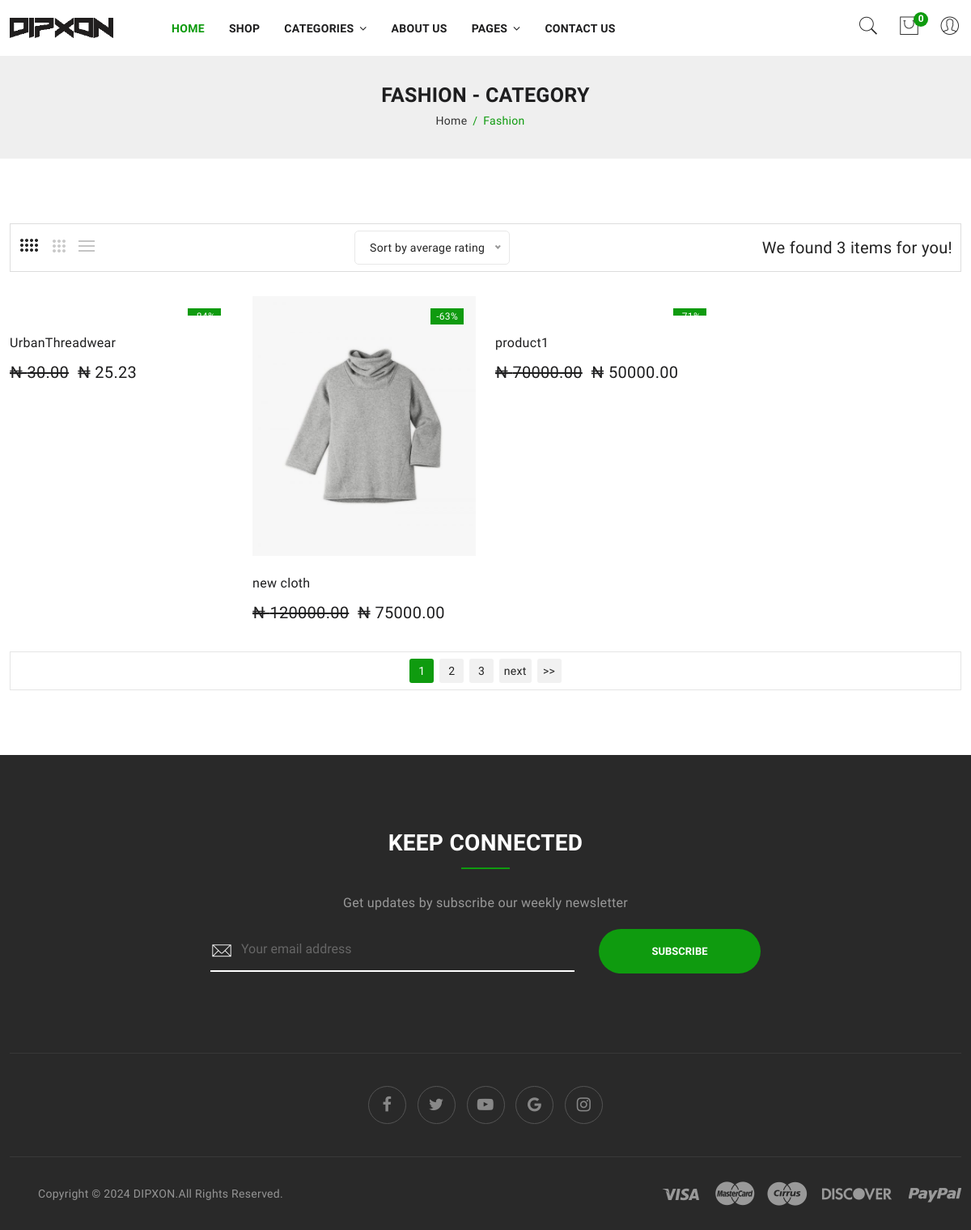
The app's page /category/cat453ebg5bc3/, older data.
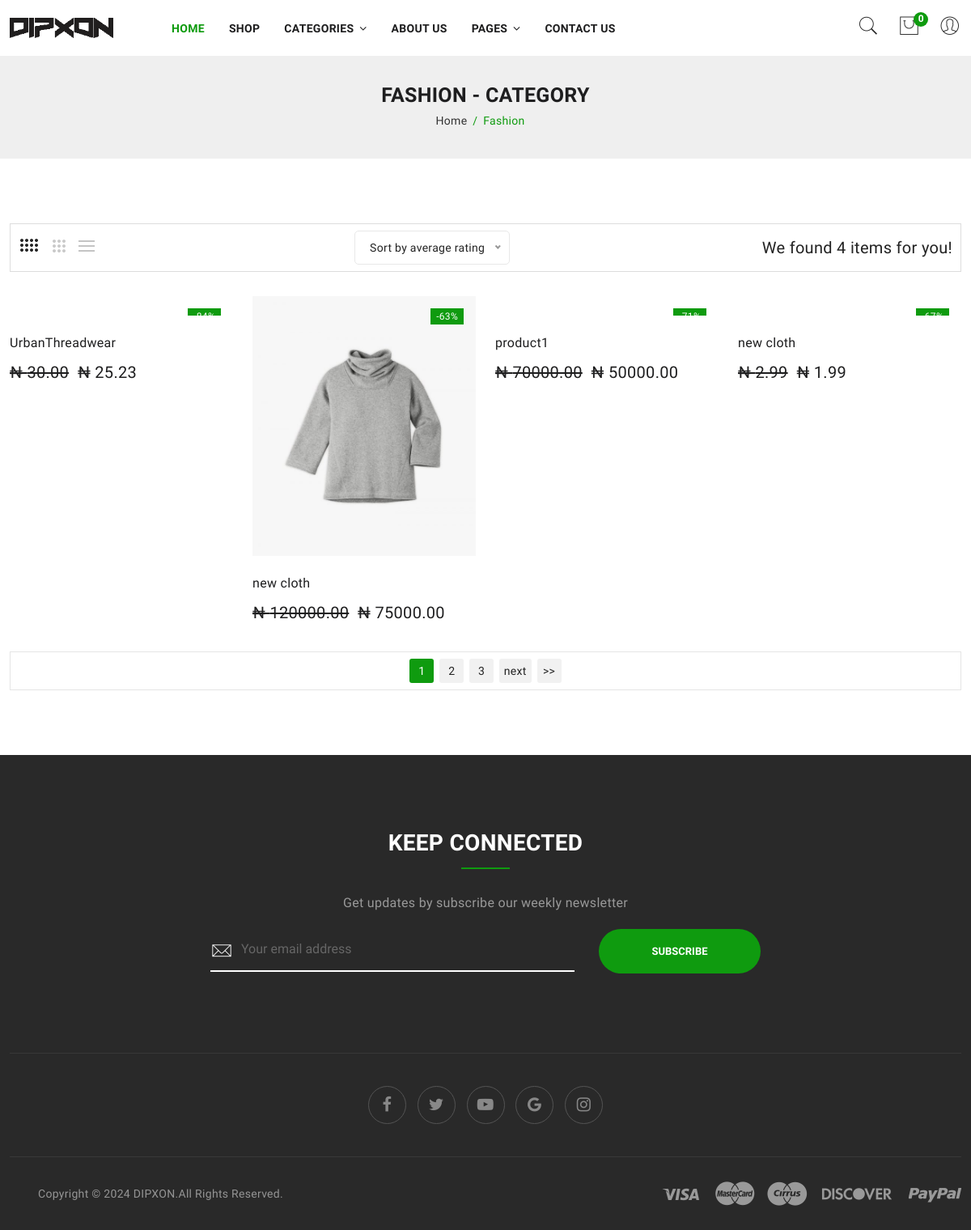
The same page, newer data.
### dipapp/models.py (models this page shows, shortened)
class Product(models.Model):
    pid                 = ShortUUIDField(unique = True,
                                         length = 10,
                                         max_length = 20,
                                         alphabet="abcbefghi12345")
    user                = models.ForeignKey(User,
                                            on_delete = models.SET_NULL,
                                            null = True)
    category            = models.ForeignKey(Category,
                                            on_delete = models.SET_NULL,
                                            null = True, related_name='category')
    vendor            = models.ForeignKey(Vendor,
                                            on_delete = models.SET_NULL,
                                            null = True)
    title               = models.CharField(max_length = 100,
                                           default = "new cloth")
    image               = models.ImageField(upload_to=user_directory_path,
                                            default="product.jpg")
    description         = RichTextUploadingField(null = True,
                                           blank = True,
                                           default = "Porduct")
    price               = models.DecimalField(max_digits=9999999999999999,
                                              decimal_places = 2,
                                              default = "1.99")
    old_price           = models.DecimalField(max_digits=9999999999999999,
                                              decimal_places = 2,
                                              default = "2.99")
    specifications      = RichTextUploadingField(null = True,
                                           blank = True)
    type               = models.CharField(max_length = 100,
                                           default = "Silk-blend",
                                           null = True,
                                           blank = True)
    stock_count               = models.CharField(max_length = 100,
                                           default = "10",
                                           null = True,
                                           blank = True)
    product_status      = models.CharField(choices = STATUS,
                                      max_length = 10,
                                      default="in_review")
    status              = models.BooleanField(default=True)
    in_stock            = models.BooleanField(default=True)
    featured            = models.BooleanField(default=False)
    digital             = models.BooleanField(default=False)
    sku                 = ShortUUIDField(unique = True,
                                         length = 4,
                                         prefix ="sku",
                                         max_length = 10,
                                         alphabet="1234567890")
    date                = models.DateTimeField(auto_now_add = True)
    updated             = models.DateTimeField(null = True, blank = True)
    tags                = TaggableManager(blank = True)
    class Meta:
        verbose_name_plural = "Products"
    def get_percentage(self):
        new_price = (self.price / self.old_price) * 100
        return new_price

### dipapp/views.py (the view)
# urls.py: path('category/<cid>/', views.category_product_list_view, name="category-product-list"),
def category_product_list_view(request, cid):
    category = Category.objects.get(cid = cid)
    products = Product.objects.filter(product_status ="published", category = category)
    context = {
        'category': category,
        'products': products,
    }
    return render(request, 'dipapp/category-product-list.html', context)

### dipapp/context_processor.py (called while the page is built)
def default(request):
    categories = Category.objects.all()
    address = None  # Initialize address with None
    if request.user.is_authenticated:
        try:
            address = Address.objects.get(user=request.user)
        except Address.DoesNotExist:
            pass
    cart_total_amount = 0
    if 'cart_data_obj' in request.session:
        for p_id, item in request.session['cart_data_obj'].items():
            cart_total_amount += int(item['qty']) * float(item['price']) # getting the quantity of each products, multiplying each items. quantity multiply by it price
    return {
        'categories': categories,
        'address': address,
    }

### dipapp/templates/dipapp/category-product-list.html (shortened to what this page needs)
{% extends "base.html" %}
{% load static %}
{% block content %}
    <div class="breadcrumbs_area">
        <div class="container">
            <div class="row">
                <div class="col-12">
                    <div class="breadcrumb_content">
                        <h3>{{category.title}} - Category</h3>
                        <ul>
                            <li><a href="{% url "home" %}">home</a></li>
                            <li>{{category.title}}</li>
                        </ul>
                    </div>
                </div>
            </div>
        </div>
    </div>
    <div class="shop_area shop_fullwidth mb-80">
        <div class="container">
            <div class="row">
                <div class="col-12">
                    <div class="shop_toolbar_wrapper">
                        <div class="shop_toolbar_btn">
                            <button data-role="grid_4" type="button"  class="active  btn-grid-4" data-bs-toggle="tooltip" title="4"></button>
                            <button data-role="grid_3" type="button" class=" btn-grid-3" data-bs-toggle="tooltip" title="3"></button>
                            <button data-role="grid_list" type="button"  class="btn-list" data-bs-toggle="tooltip" title="List"></button>
                        </div>
                        <div class=" niceselect_option">
                        </div>
                        <div class="page_amount">
                            <p class="h5">We found {{ products.count }} item{{ products.count|pluralize:'s' }} for you!</p>
                        </div>
                    </div>
                     <div class="row shop_wrapper">
                        {% for p in products %}
                        <div class="col-lg-3 col-md-4 col-sm-6 col-12 ">
                            <div class="single_product">
                                <div class="product_thumb">
                                    <a class="primary_img" href="{% url 'product_detail' p.pid %}">
                                        <img src="{{ p.image.url }}" alt=""></a>
									<div class="label_product">
										<span class="label_sale">-{{p.get_percentage|floatformat:0}}&#37;</span>
									</div>
                                </div>
                                <div class="product_content grid_content">
                                    <div class="product_content_inner">
										<h4 class="product_name"><a href="{% url 'product_detail' p.pid %}">{{p.title}}</a></h4>
										<div class="price_box">
											<span class="old_price">&#x20A6; {{p.old_price}}</span>
											<span class="current_price">&#x20A6; {{p.price}}</span>
										</div>
									</div>
                                </div>
                            </div>
                        </div>
                        {% endfor %}
                    </div>
                    <div class="shop_toolbar t_bottom">
                        <div class="pagination">
                            <ul>
                                <li class="current">1</li>
                                <li><a href="#">2</a></li>
                                <li><a href="#">3</a></li>
                                <li class="next"><a href="#">next</a></li>
                                <li><a href="#">>></a></li>
                            </ul>
                        </div>
                    </div>
                </div>
            </div>
        </div>
    </div>
    {% endblock  %}

Row changes from the older to the newer data that the page shows:
added Product: title "new cloth", old_price "2.99", price "1.99"
Text that changed along with them:
{{ products.count }}: "3" → "4"
